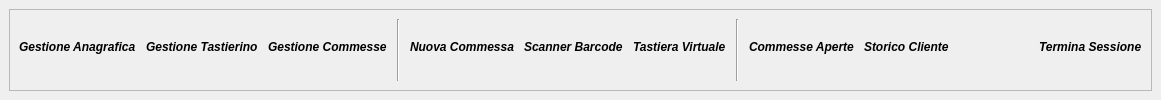
  <widget class="QDockWidget" name="dockControlBox" >
   <property name="font" >
    <font>
     <pointsize>8</pointsize>
     <weight>50</weight>
     <italic>true</italic>
     <bold>false</bold>
    </font>
   </property>
   <property name="autoFillBackground" >
    <bool>true</bool>
   </property>
   <property name="features" >
    <set>QDockWidget::DockWidgetMovable</set>
   </property>
   <property name="allowedAreas" >
    <set>Qt::BottomDockWidgetArea</set>
   </property>
   <property name="windowTitle" >
    <string>Laundry ControlBox</string>
   </property>
   <attribute name="dockWidgetArea" >
    <number>8</number>
   </attribute>
   <widget class="QWidget" name="dockWidgetContents" >
    <layout class="QVBoxLayout" >
     <item>
      <widget class="QFrame" name="frameControlBox" >
       <property name="frameShape" >
        <enum>QFrame::StyledPanel</enum>
       </property>
       <property name="frameShadow" >
        <enum>QFrame::Raised</enum>
       </property>
       <layout class="QHBoxLayout" >
        <item>
         <layout class="QHBoxLayout" >
          <property name="spacing" >
           <number>10</number>
          </property>
          <item>
           <layout class="QVBoxLayout" >
            <property name="spacing" >
             <number>0</number>
            </property>
            <item>
             <widget class="QPushButton" name="cmdGestioneAnagrafica" >
              <property name="cursor" >
               <cursorShape>PointingHandCursor</cursorShape>
              </property>
              <property name="focusPolicy" >
               <enum>Qt::NoFocus</enum>
              </property>
              <property name="toolTip" >
               <string>&lt;html>&lt;head>&lt;meta name="qrichtext" content="1" />&lt;style type="text/css">
p, li { white-space: pre-wrap; }
&lt;/style>&lt;/head>&lt;body style=" font-family:'MS Shell Dlg 2'; font-size:8pt; font-weight:400; font-style:italic;">
&lt;p style=" margin-top:0px; margin-bottom:0px; margin-left:0px; margin-right:0px; -qt-block-indent:0; text-indent:0px; font-style:normal;">Gestione anagrafica clienti...&lt;/p>&lt;/body>&lt;/html></string>
              </property>
              <property name="layoutDirection" >
               <enum>Qt::LeftToRight</enum>
              </property>
              <property name="text" >
               <string/>
              </property>
              <property name="icon" >
               <iconset resource="laundry.qrc" >:/Anagrafica/Xiria 1.1.2/Xiria 1.1.2/128x128/apps/packagesettings.png</iconset>
              </property>
              <property name="iconSize" >
               <size>
                <width>64</width>
                <height>64</height>
               </size>
              </property>
              <property name="flat" >
               <bool>true</bool>
              </property>
             </widget>
            </item>
            <item>
             <widget class="QLabel" name="lblGestioneAnagrafica" >
              <property name="font" >
               <font>
                <pointsize>9</pointsize>
                <weight>75</weight>
                <italic>true</italic>
                <bold>true</bold>
               </font>
              </property>
              <property name="text" >
               <string>Gestione Anagrafica</string>
              </property>
              <property name="textFormat" >
               <enum>Qt::PlainText</enum>
              </property>
              <property name="textInteractionFlags" >
               <set>Qt::NoTextInteraction</set>
              </property>
             </widget>
            </item>
            <item>
             <spacer>
              <property name="orientation" >
               <enum>Qt::Vertical</enum>
              </property>
              <property name="sizeHint" >
               <size>
                <width>20</width>
                <height>0</height>
               </size>
              </property>
             </spacer>
            </item>
           </layout>
          </item>
          <item>
           <layout class="QVBoxLayout" >
            <property name="spacing" >
             <number>0</number>
            </property>
            <item>
             <widget class="QPushButton" name="cmdGestioneTastierino" >
              <property name="cursor" >
               <cursorShape>PointingHandCursor</cursorShape>
              </property>
              <property name="focusPolicy" >
               <enum>Qt::NoFocus</enum>
              </property>
              <property name="toolTip" >
               <string>&lt;html>&lt;head>&lt;meta name="qrichtext" content="1" />&lt;style type="text/css">
p, li { white-space: pre-wrap; }
&lt;/style>&lt;/head>&lt;body style=" font-family:'MS Shell Dlg 2'; font-size:8pt; font-weight:400; font-style:italic;">
&lt;p style=" margin-top:0px; margin-bottom:0px; margin-left:0px; margin-right:0px; -qt-block-indent:0; text-indent:0px; font-style:normal;">Gestione tastierino pezzi...&lt;/p>&lt;/body>&lt;/html></string>
              </property>
              <property name="layoutDirection" >
               <enum>Qt::LeftToRight</enum>
              </property>
              <property name="text" >
               <string/>
              </property>
              <property name="icon" >
               <iconset resource="laundry.qrc" >:/Tastierino/Xiria 1.1.2/Xiria 1.1.2/128x128/apps/scribus.png</iconset>
              </property>
              <property name="iconSize" >
               <size>
                <width>64</width>
                <height>64</height>
               </size>
              </property>
              <property name="flat" >
               <bool>true</bool>
              </property>
             </widget>
            </item>
            <item>
             <widget class="QLabel" name="lblGestioneTastierino" >
              <property name="font" >
               <font>
                <pointsize>9</pointsize>
                <weight>75</weight>
                <italic>true</italic>
                <bold>true</bold>
               </font>
              </property>
              <property name="text" >
               <string>Gestione Tastierino</string>
              </property>
              <property name="textFormat" >
               <enum>Qt::PlainText</enum>
              </property>
              <property name="textInteractionFlags" >
               <set>Qt::NoTextInteraction</set>
              </property>
             </widget>
            </item>
            <item>
             <spacer>
              <property name="orientation" >
               <enum>Qt::Vertical</enum>
              </property>
              <property name="sizeHint" >
               <size>
                <width>20</width>
                <height>0</height>
               </size>
              </property>
             </spacer>
            </item>
           </layout>
          </item>
          <item>
           <layout class="QVBoxLayout" >
            <property name="spacing" >
             <number>0</number>
            </property>
            <item>
             <widget class="QPushButton" name="cmdGestioneCommessa" >
              <property name="cursor" >
               <cursorShape>PointingHandCursor</cursorShape>
              </property>
              <property name="focusPolicy" >
               <enum>Qt::NoFocus</enum>
              </property>
              <property name="toolTip" >
               <string>&lt;html>&lt;head>&lt;meta name="qrichtext" content="1" />&lt;style type="text/css">
p, li { white-space: pre-wrap; }
&lt;/style>&lt;/head>&lt;body style=" font-family:'Sans Serif'; font-size:8pt; font-weight:400; font-style:italic;">
&lt;p style=" margin-top:0px; margin-bottom:0px; margin-left:0px; margin-right:0px; -qt-block-indent:0; text-indent:0px; font-family:'MS Shell Dlg 2'; font-style:normal;">Gestione commesse...&lt;/p>&lt;/body>&lt;/html></string>
              </property>
              <property name="layoutDirection" >
               <enum>Qt::LeftToRight</enum>
              </property>
              <property name="text" >
               <string/>
              </property>
              <property name="icon" >
               <iconset resource="laundry.qrc" >:/GestioneCommessa/Xiria 1.1.2/Xiria 1.1.2/128x128/apps/krdc.png</iconset>
              </property>
              <property name="iconSize" >
               <size>
                <width>64</width>
                <height>64</height>
               </size>
              </property>
              <property name="flat" >
               <bool>true</bool>
              </property>
             </widget>
            </item>
            <item>
             <widget class="QLabel" name="lblGestioneCommessa" >
              <property name="font" >
               <font>
                <pointsize>9</pointsize>
                <weight>75</weight>
                <italic>true</italic>
                <bold>true</bold>
               </font>
              </property>
              <property name="text" >
               <string>Gestione Commesse</string>
              </property>
              <property name="textFormat" >
               <enum>Qt::PlainText</enum>
              </property>
              <property name="textInteractionFlags" >
               <set>Qt::NoTextInteraction</set>
              </property>
             </widget>
            </item>
            <item>
             <spacer>
              <property name="orientation" >
               <enum>Qt::Vertical</enum>
              </property>
              <property name="sizeHint" >
               <size>
                <width>20</width>
                <height>0</height>
               </size>
              </property>
             </spacer>
            </item>
           </layout>
          </item>
          <item>
           <widget class="Line" name="line" >
            <property name="orientation" >
             <enum>Qt::Vertical</enum>
            </property>
           </widget>
          </item>
          <item>
           <layout class="QVBoxLayout" >
            <property name="spacing" >
             <number>0</number>
            </property>
            <item>
             <widget class="QPushButton" name="cmdNuovaCommessa" >
              <property name="cursor" >
               <cursorShape>PointingHandCursor</cursorShape>
              </property>
              <property name="focusPolicy" >
               <enum>Qt::NoFocus</enum>
              </property>
              <property name="toolTip" >
               <string>&lt;html>&lt;head>&lt;meta name="qrichtext" content="1" />&lt;style type="text/css">
p, li { white-space: pre-wrap; }
&lt;/style>&lt;/head>&lt;body style=" font-family:'MS Shell Dlg 2'; font-size:8.25pt; font-weight:400; font-style:normal;">
&lt;p style=" margin-top:0px; margin-bottom:0px; margin-left:0px; margin-right:0px; -qt-block-indent:0; text-indent:0px; font-size:8pt;">Crea una nuova commessa...&lt;/p>&lt;/body>&lt;/html></string>
              </property>
              <property name="layoutDirection" >
               <enum>Qt::LeftToRight</enum>
              </property>
              <property name="text" >
               <string/>
              </property>
              <property name="icon" >
               <iconset resource="laundry.qrc" >:/NuovaCommessa/Xiria 1.1.2/Xiria 1.1.2/128x128/apps/fsview.png</iconset>
              </property>
              <property name="iconSize" >
               <size>
                <width>64</width>
                <height>64</height>
               </size>
              </property>
              <property name="flat" >
               <bool>true</bool>
              </property>
             </widget>
            </item>
            <item>
             <widget class="QLabel" name="lblAnagrafica_2" >
              <property name="font" >
               <font>
                <pointsize>9</pointsize>
                <weight>75</weight>
                <italic>true</italic>
                <bold>true</bold>
               </font>
              </property>
              <property name="text" >
               <string>Nuova Commessa</string>
              </property>
              <property name="textFormat" >
               <enum>Qt::PlainText</enum>
              </property>
              <property name="textInteractionFlags" >
               <set>Qt::NoTextInteraction</set>
              </property>
             </widget>
            </item>
            <item>
             <spacer>
              <property name="orientation" >
               <enum>Qt::Vertical</enum>
              </property>
              <property name="sizeHint" >
               <size>
                <width>20</width>
                <height>0</height>
               </size>
              </property>
             </spacer>
            </item>
           </layout>
          </item>
          <item>
           <layout class="QVBoxLayout" >
            <property name="spacing" >
             <number>0</number>
            </property>
            <item>
             <widget class="QPushButton" name="cmdAttivaBarCode" >
              <property name="cursor" >
               <cursorShape>PointingHandCursor</cursorShape>
              </property>
              <property name="focusPolicy" >
               <enum>Qt::NoFocus</enum>
              </property>
              <property name="toolTip" >
               <string>&lt;html>&lt;head>&lt;meta name="qrichtext" content="1" />&lt;style type="text/css">
p, li { white-space: pre-wrap; }
&lt;/style>&lt;/head>&lt;body style=" font-family:'MS Shell Dlg 2'; font-size:8pt; font-weight:400; font-style:italic;">
&lt;p style=" margin-top:0px; margin-bottom:0px; margin-left:0px; margin-right:0px; -qt-block-indent:0; text-indent:0px; font-style:normal;">Attiva lettore di barcode...&lt;/p>&lt;/body>&lt;/html></string>
              </property>
              <property name="layoutDirection" >
               <enum>Qt::LeftToRight</enum>
              </property>
              <property name="text" >
               <string/>
              </property>
              <property name="icon" >
               <iconset resource="laundry.qrc" >:/LettoreBarcode/Xiria 1.1.2/Xiria 1.1.2/128x128/apps/scanner.png</iconset>
              </property>
              <property name="iconSize" >
               <size>
                <width>64</width>
                <height>64</height>
               </size>
              </property>
              <property name="checkable" >
               <bool>true</bool>
              </property>
              <property name="flat" >
               <bool>true</bool>
              </property>
             </widget>
            </item>
            <item>
             <widget class="QLabel" name="lblAnagrafica_3" >
              <property name="font" >
               <font>
                <pointsize>9</pointsize>
                <weight>75</weight>
                <italic>true</italic>
                <bold>true</bold>
               </font>
              </property>
              <property name="text" >
               <string>Scanner Barcode</string>
              </property>
              <property name="textFormat" >
               <enum>Qt::PlainText</enum>
              </property>
              <property name="textInteractionFlags" >
               <set>Qt::NoTextInteraction</set>
              </property>
             </widget>
            </item>
            <item>
             <spacer>
              <property name="orientation" >
               <enum>Qt::Vertical</enum>
              </property>
              <property name="sizeHint" >
               <size>
                <width>20</width>
                <height>0</height>
               </size>
              </property>
             </spacer>
            </item>
           </layout>
          </item>
          <item>
           <layout class="QVBoxLayout" >
            <property name="spacing" >
             <number>0</number>
            </property>
            <item>
             <widget class="QPushButton" name="cmdTastieraVirtuale" >
              <property name="cursor" >
               <cursorShape>PointingHandCursor</cursorShape>
              </property>
              <property name="focusPolicy" >
               <enum>Qt::NoFocus</enum>
              </property>
              <property name="toolTip" >
               <string>&lt;html>&lt;head>&lt;meta name="qrichtext" content="1" />&lt;style type="text/css">
p, li { white-space: pre-wrap; }
&lt;/style>&lt;/head>&lt;body style=" font-family:'MS Shell Dlg 2'; font-size:8pt; font-weight:400; font-style:italic;">
&lt;p style=" margin-top:0px; margin-bottom:0px; margin-left:0px; margin-right:0px; -qt-block-indent:0; text-indent:0px; font-style:normal;">Attiva tastiera virtuale...&lt;/p>&lt;/body>&lt;/html></string>
              </property>
              <property name="layoutDirection" >
               <enum>Qt::LeftToRight</enum>
              </property>
              <property name="text" >
               <string/>
              </property>
              <property name="icon" >
               <iconset resource="laundry.qrc" >:/TastieraVirtuale/logo</iconset>
              </property>
              <property name="iconSize" >
               <size>
                <width>64</width>
                <height>64</height>
               </size>
              </property>
              <property name="checkable" >
               <bool>true</bool>
              </property>
              <property name="flat" >
               <bool>true</bool>
              </property>
             </widget>
            </item>
            <item>
             <widget class="QLabel" name="lblAnagrafica_4" >
              <property name="font" >
               <font>
                <pointsize>9</pointsize>
                <weight>75</weight>
                <italic>true</italic>
                <bold>true</bold>
               </font>
              </property>
              <property name="text" >
               <string>Tastiera Virtuale</string>
              </property>
              <property name="textFormat" >
               <enum>Qt::PlainText</enum>
              </property>
              <property name="textInteractionFlags" >
               <set>Qt::NoTextInteraction</set>
              </property>
             </widget>
            </item>
            <item>
             <spacer>
              <property name="orientation" >
               <enum>Qt::Vertical</enum>
              </property>
              <property name="sizeHint" >
               <size>
                <width>20</width>
                <height>0</height>
               </size>
              </property>
             </spacer>
            </item>
           </layout>
          </item>
          <item>
           <widget class="Line" name="line_3" >
            <property name="orientation" >
             <enum>Qt::Vertical</enum>
            </property>
           </widget>
          </item>
          <item>
           <layout class="QVBoxLayout" >
            <property name="spacing" >
             <number>0</number>
            </property>
            <item>
             <widget class="QPushButton" name="cmdReportCommesseCapitaliAperti" >
              <property name="cursor" >
               <cursorShape>PointingHandCursor</cursorShape>
              </property>
              <property name="focusPolicy" >
               <enum>Qt::NoFocus</enum>
              </property>
              <property name="toolTip" >
               <string>&lt;html>&lt;head>&lt;meta name="qrichtext" content="1" />&lt;style type="text/css">
p, li { white-space: pre-wrap; }
&lt;/style>&lt;/head>&lt;body style=" font-family:'MS Shell Dlg 2'; font-size:8.25pt; font-weight:400; font-style:normal;">
&lt;p style=" margin-top:0px; margin-bottom:0px; margin-left:0px; margin-right:0px; -qt-block-indent:0; text-indent:0px; font-size:8pt;">Reportistica commesse e capitali...&lt;/p>&lt;/body>&lt;/html></string>
              </property>
              <property name="layoutDirection" >
               <enum>Qt::LeftToRight</enum>
              </property>
              <property name="text" >
               <string/>
              </property>
              <property name="icon" >
               <iconset resource="laundry.qrc" >:/ReportCommesseAperte/Xiria 1.1.2/Xiria 1.1.2/128x128/apps/easymoblog.png</iconset>
              </property>
              <property name="iconSize" >
               <size>
                <width>64</width>
                <height>64</height>
               </size>
              </property>
              <property name="flat" >
               <bool>true</bool>
              </property>
             </widget>
            </item>
            <item>
             <widget class="QLabel" name="lblAnagrafica_5" >
              <property name="font" >
               <font>
                <pointsize>9</pointsize>
                <weight>75</weight>
                <italic>true</italic>
                <bold>true</bold>
               </font>
              </property>
              <property name="text" >
               <string>Commesse Aperte</string>
              </property>
              <property name="textFormat" >
               <enum>Qt::PlainText</enum>
              </property>
              <property name="textInteractionFlags" >
               <set>Qt::NoTextInteraction</set>
              </property>
             </widget>
            </item>
            <item>
             <spacer>
              <property name="orientation" >
               <enum>Qt::Vertical</enum>
              </property>
              <property name="sizeHint" >
               <size>
                <width>20</width>
                <height>0</height>
               </size>
              </property>
             </spacer>
            </item>
           </layout>
          </item>
          <item>
           <layout class="QVBoxLayout" >
            <property name="spacing" >
             <number>0</number>
            </property>
            <item>
             <widget class="QPushButton" name="cmdStoricoCliente" >
              <property name="cursor" >
               <cursorShape>PointingHandCursor</cursorShape>
              </property>
              <property name="focusPolicy" >
               <enum>Qt::NoFocus</enum>
              </property>
              <property name="toolTip" >
               <string>&lt;html>&lt;head>&lt;meta name="qrichtext" content="1" />&lt;style type="text/css">
p, li { white-space: pre-wrap; }
&lt;/style>&lt;/head>&lt;body style=" font-family:'MS Shell Dlg 2'; font-size:8.25pt; font-weight:400; font-style:normal;">
&lt;p style=" margin-top:0px; margin-bottom:0px; margin-left:0px; margin-right:0px; -qt-block-indent:0; text-indent:0px; font-size:8pt;">Report storico clienti...&lt;/p>&lt;/body>&lt;/html></string>
              </property>
              <property name="layoutDirection" >
               <enum>Qt::LeftToRight</enum>
              </property>
              <property name="text" >
               <string/>
              </property>
              <property name="icon" >
               <iconset resource="laundry.qrc" >:/ReportStoricoCliente/Xiria 1.1.2/Xiria 1.1.2/128x128/apps/file-manager1.png</iconset>
              </property>
              <property name="iconSize" >
               <size>
                <width>64</width>
                <height>64</height>
               </size>
              </property>
              <property name="flat" >
               <bool>true</bool>
              </property>
             </widget>
            </item>
            <item>
             <widget class="QLabel" name="lblAnagrafica_6" >
              <property name="font" >
               <font>
                <pointsize>9</pointsize>
                <weight>75</weight>
                <italic>true</italic>
                <bold>true</bold>
               </font>
              </property>
              <property name="text" >
               <string>Storico Cliente</string>
              </property>
              <property name="textFormat" >
               <enum>Qt::PlainText</enum>
              </property>
              <property name="textInteractionFlags" >
               <set>Qt::NoTextInteraction</set>
              </property>
             </widget>
            </item>
            <item>
             <spacer>
              <property name="orientation" >
               <enum>Qt::Vertical</enum>
              </property>
              <property name="sizeHint" >
               <size>
                <width>20</width>
                <height>0</height>
               </size>
              </property>
             </spacer>
            </item>
           </layout>
          </item>
          <item>
           <spacer>
            <property name="orientation" >
             <enum>Qt::Horizontal</enum>
            </property>
            <property name="sizeHint" >
             <size>
              <width>40</width>
              <height>20</height>
             </size>
            </property>
           </spacer>
          </item>
          <item>
           <spacer>
            <property name="orientation" >
             <enum>Qt::Horizontal</enum>
            </property>
            <property name="sizeHint" >
             <size>
              <width>40</width>
              <height>20</height>
             </size>
            </property>
           </spacer>
          </item>
          <item>
           <layout class="QVBoxLayout" >
            <property name="spacing" >
             <number>0</number>
            </property>
            <item>
             <widget class="QPushButton" name="cmdUscitaProgramma" >
              <property name="cursor" >
               <cursorShape>PointingHandCursor</cursorShape>
              </property>
              <property name="focusPolicy" >
               <enum>Qt::NoFocus</enum>
              </property>
              <property name="toolTip" >
               <string>&lt;html>&lt;head>&lt;meta name="qrichtext" content="1" />&lt;style type="text/css">
p, li { white-space: pre-wrap; }
&lt;/style>&lt;/head>&lt;body style=" font-family:'MS Shell Dlg 2'; font-size:8pt; font-weight:400; font-style:italic;">
&lt;p style=" margin-top:0px; margin-bottom:0px; margin-left:0px; margin-right:0px; -qt-block-indent:0; text-indent:0px; font-style:normal;">Termina la sessione...&lt;/p>&lt;/body>&lt;/html></string>
              </property>
              <property name="layoutDirection" >
               <enum>Qt::LeftToRight</enum>
              </property>
              <property name="text" >
               <string/>
              </property>
              <property name="icon" >
               <iconset resource="laundry.qrc" >:/Chiusura/Xiria 1.1.2/Xiria 1.1.2/128x128/apps/mac.png</iconset>
              </property>
              <property name="iconSize" >
               <size>
                <width>64</width>
                <height>64</height>
               </size>
              </property>
              <property name="flat" >
               <bool>true</bool>
              </property>
             </widget>
            </item>
            <item>
             <widget class="QLabel" name="lblAnagrafica_7" >
              <property name="sizePolicy" >
               <sizepolicy vsizetype="Preferred" hsizetype="Minimum" >
                <horstretch>0</horstretch>
                <verstretch>0</verstretch>
               </sizepolicy>
              </property>
              <property name="font" >
               <font>
                <pointsize>9</pointsize>
                <weight>75</weight>
                <italic>true</italic>
                <bold>true</bold>
               </font>
              </property>
              <property name="text" >
               <string>Termina Sessione</string>
              </property>
              <property name="textFormat" >
               <enum>Qt::PlainText</enum>
              </property>
              <property name="scaledContents" >
               <bool>true</bool>
              </property>
              <property name="textInteractionFlags" >
               <set>Qt::NoTextInteraction</set>
              </property>
             </widget>
            </item>
            <item>
             <spacer>
              <property name="orientation" >
               <enum>Qt::Vertical</enum>
              </property>
              <property name="sizeHint" >
               <size>
                <width>20</width>
                <height>0</height>
               </size>
              </property>
             </spacer>
            </item>
           </layout>
          </item>
         </layout>
        </item>
       </layout>
      </widget>
     </item>
    </layout>
   </widget>
  </widget>
